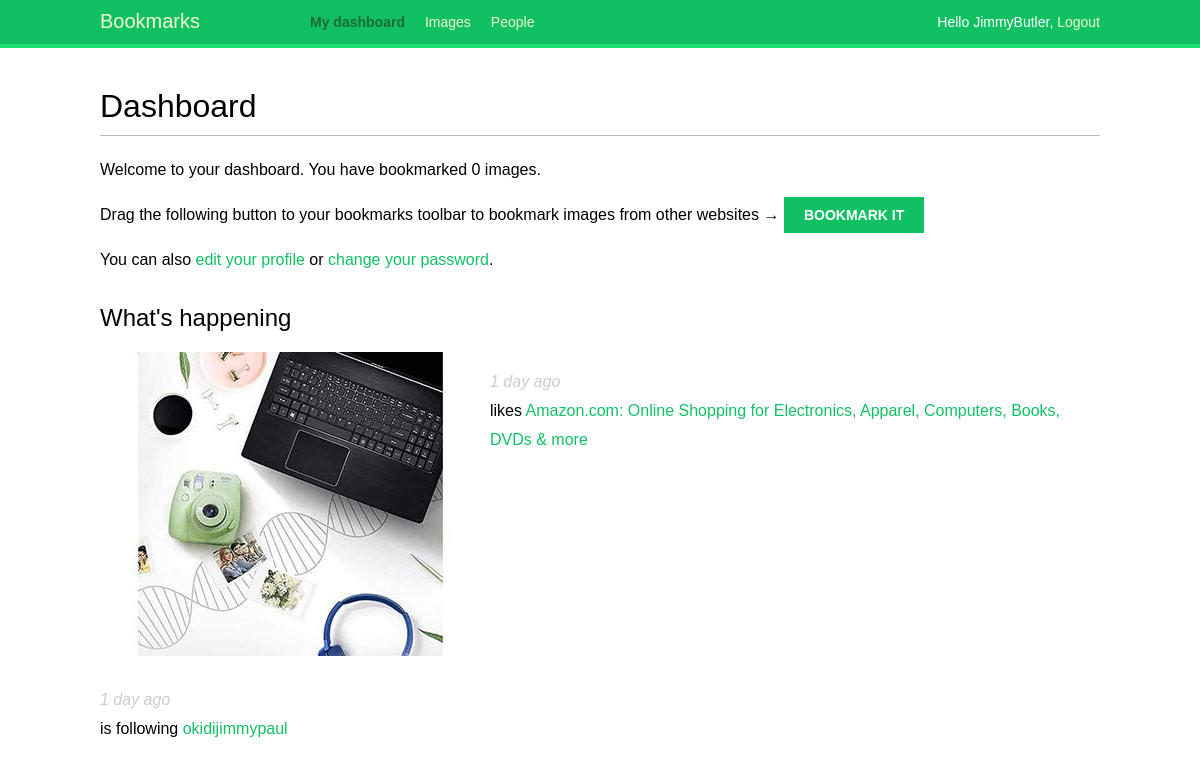
Before: /account/ (signed in) with the older database file.
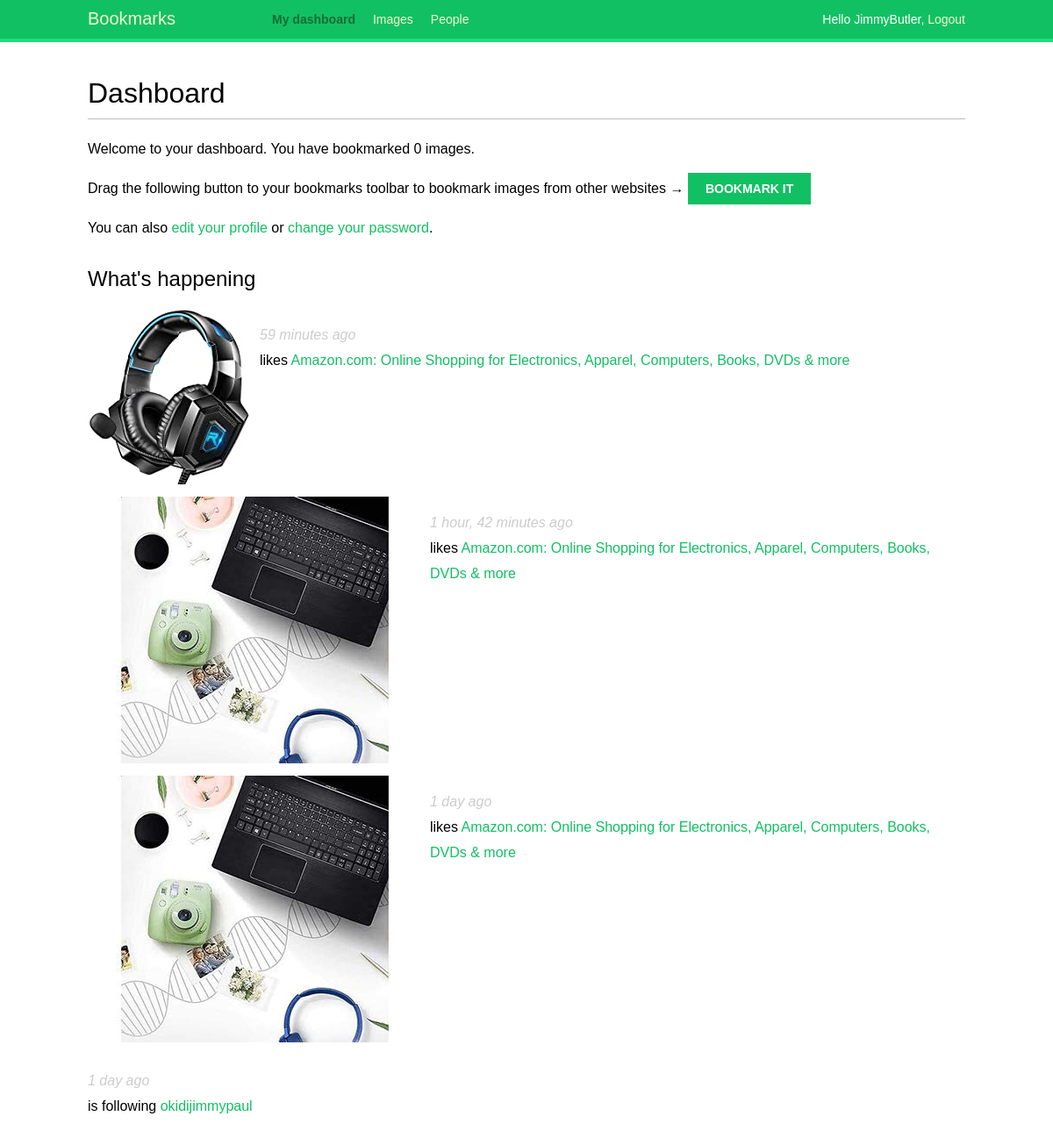
After: the same page with the newer database file.
### actions/models.py (models this page shows)
class Action(models.Model):
    user = models.ForeignKey('auth.User',
                             related_name='actions',
                             db_index=True,
                             on_delete=models.CASCADE)
    verb = models.CharField(max_length=255)
    target_ct = models.ForeignKey(ContentType,
                                  blank=True,
                                  null=True,
                                  related_name='target_obj',
                                  on_delete=models.CASCADE)
    target_id = models.PositiveIntegerField(null=True,
                                            blank=True,
                                            db_index=True)
    target = GenericForeignKey('target_ct', 'target_id')
    created = models.DateTimeField(auto_now_add=True,
                                   db_index=True)
    class Meta:
        ordering = ('-created',)

### images/models.py (models this page shows, shortened)
class Image(models.Model):
    user = models.ForeignKey(settings.AUTH_USER_MODEL,
                            related_name='images_created',
                            on_delete=models.CASCADE)
    users_like = models.ManyToManyField(settings.AUTH_USER_MODEL,
                                        related_name='images_liked',
                                        blank=True)
    title = models.CharField(max_length=200) #A title for the image.
    slug = models.SlugField(max_length=200, blank=True) #slug is used for building beautiful SEO-friendly URLs.
    url = models.URLField() #The original URL for this image.
    image = models.ImageField(upload_to='images/%Y/%m/%d/') #the image file
    description = models.TextField(blank=True) #An optional description for the image.
    created = models.DateField(auto_now_add=True, db_index=True) # date and time the object is created ib the db
    total_likes = models.PositiveIntegerField(db_index=True,
                                            default=0)
    def __str__(self):
        return self.title
    def get_absolute_url(self):
            return reverse('images:detail', args=[self.id, self.slug])

### account/views.py (the view)
# urls.py: path('', views.dashboard, name='dashboard'),
@login_required  #The login_required decorator checks whether the current user is authenticated
def dashboard(request):
    actions = Action.objects.exclude(user=request.user)
    following_ids = request.user.following.values_list('id',
                                                       flat=True)
    if following_ids:
        actions = actions.filter(user_id__in=following_ids)
    actions = actions.select_related('user', 'user__profile')\
                     .prefetch_related('target')[:10] #user__profile to join the Profile table in a single SQL query and if no arguments is passed to it, it will retrieve objects from all ForeignKey relationships.
    return render(request,
                    'accounts/dashboard.html',
                    {'section': 'dashboard',
                    'actions': actions})

### account/templates/accounts/dashboard.html (shortened to what this page needs)
{% extends "base.html" %}
{% block content %}
  <h1>Dashboard</h1>
  {% with total_images_created=request.user.images_created.count %}
    <p>Welcome to your dashboard. You have bookmarked {{ total_images_created }} image{{ total_images_created|pluralize }}.</p>
  {% endwith %}
  <p>Drag the following button to your bookmarks toolbar to bookmark images from other websites → <a href="javascript:{% include "bookmarklet_launcher.js" %}" class="button">Bookmark it</a><p>
  <p>You can also <a href="{% url "edit" %}">edit your profile</a> or <a href="{% url "password_change" %}">change your password</a>.<p>
    <h2>What's happening</h2>
    <div id="action-list">
      {% for action in actions %}
        {% include "actions/action/detail.html" %}
      {% endfor %}
    </div>
{% endblock %}

### account/templates/base.html (shortened to what this page needs)
{% load static %}
<!DOCTYPE html>
<html>
<head>
<link href="{% static "css/base.css" %}" rel="stylesheet">
</head>
<body>
<div id="header">
    <span class="logo">Bookmarks</span>
    {% if request.user.is_authenticated %}
    <ul class="menu">
        <li {% if section == "dashboard" %} class="selected" {% endif %}>
            <a href="{% url "dashboard" %}">My dashboard</a>
        </li>
        <li {% if section == "images" %}class="selected"{% endif %}>
            <a  href="{% url "images:list" %}">Images</a>
            </li>
            <li {% if section == "people" %}class="selected"{% endif %}>
            <a href="{% url "user_list" %}">People</a>
            </li>
    </ul>
    {% endif %}
    <span class="user">
        {% if request.user.is_authenticated %}
        Hello {{ request.user.username }},
        <a href="{% url "logout" %}">Logout</a>
        {% else %}
        <a href="{% url "login" %}">Log-in</a>
        {% endif %}
    </span>
</div>
<div id="content">
{% block content %}
{% endblock %}
</div>
</body>
</html>

### images/templates/bookmarklet_launcher.js
(function(){
    if (window.myBookmarklet !== undefined){
        myBookmarklet();
    }
    else {
        document.body.appendChild(document.createElement('script')).src='https://127.0.0.1:8000/static/js/bookmarklet.js?r='+Math.floor(Math.random()*99999999999999999999);
    }
})();

### actions/templates/actions/action/detail.html (shortened to what this page needs)
{% load thumbnail %}
{% with user=action.user profile=action.user.profile %}
<div class="action">
  <div class="images">
    {% if action.target %}
      {% with target=action.target %}
        {% if target.image %}
          {% thumbnail target.image "80x80" crop="100%" as im %}
          <a href="{{ target.get_absolute_url }}">
            <img src="{{ im.url }}" class="item-img">
          </a>
        {% endif %}
      {% endwith %}
    {% endif %}
  </div>
  <div class="info">
    <p>
      <span class="date">{{ action.created|timesince }} ago</span>
      <br />
      {{ action.verb }}
      {% if action.target %}
        {% with target=action.target %}
          <a href="{{ target.get_absolute_url }}">{{ target }}</a>
        {% endwith %}
      {% endif %}
    </p>
  </div>
</div>
{% endwith %}

### account/static/css/base.css (style rules this page uses)
body { margin:0; padding:0; font-family:helvetica, sans-serif; }
p { line-height: 1.8; }
a { color:#12c064; text-decoration:none; }
h1, h2, h3, h4, h5 , h6 { font-family: 'Muli', sans-serif; font-weight:normal; }
h1 { border-bottom:1px solid #bbb; padding:0 0 10px 0; margin:10px 0 20px 0; }
h2 { margin:30px 0 20px; }
#header { padding:10px 100px; font-size:14px; background:#12c064; color:#fff; border-bottom:4px solid #1cdf78; overflow:auto; }
#header .logo { font-family: 'Muli', sans-serif; float:left; color:#f3f7cc; font-size:20px; margin-right:10%; }
#header ul.menu { list-style:none; float:left; margin:0; padding:0; }
#header ul.menu li { float:left; padding:4px 10px; }
#header ul.menu li.selected a, #header ul.menu li.selected a:hover { color:#1b6d32; font-weight:bold; }
#header a { color:#f3f7cc; }
#header .user { float:right; padding-top:4px; }
#content { padding:30px 100px; }
input[type=submit], a.button { font-weight:bold; background:#12c064; color:#fff; padding:10px 20px; font-size:14px; text-transform:uppercase; }
.action { clear:both; overflow:auto; }
.action .images { float:left; margin:0 10px 10px 0; }
.action .date { font-style:italic; color:#ccc; }

Changed rows visible on the page:
added Action: shows a picture, created "59 minutes", verb "likes", target "Amazon.com: Online Shopping for Electronics, Apparel, Computers, Books, DVDs & more"
added Action: target_id 2 (drawn), created "1 hour, 42 minutes", verb "likes", target "Amazon.com: Online Shopping for Electronics, Apparel, Computers, Books, DVDs & more"
